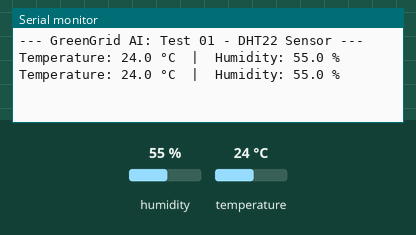
A sketch run on a simulated ESP32. Shown: the last lines printed to the serial monitor. The inputs (shaded band) are chosen by the test bench; at power-on: humidity 55 %, temperature 24 °C.

Above: at 2.8 s.
2.9 s: humidity set to 22 %
At 5.2 s:
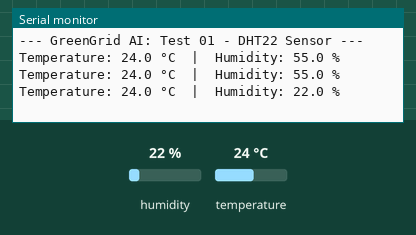
5.6 s: temperature set to 12 °C
At 7.1 s:
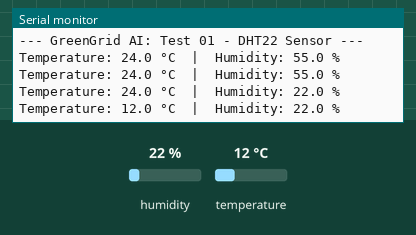
8.3 s: humidity set to 40 %
At 10.5 s:
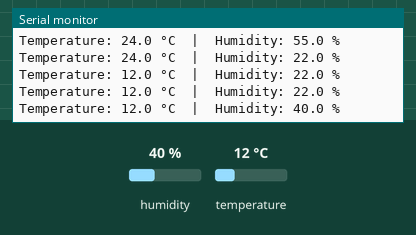
Timing chart, 0 to 12.0 s (numbered marks = the images above; inputs shaded):
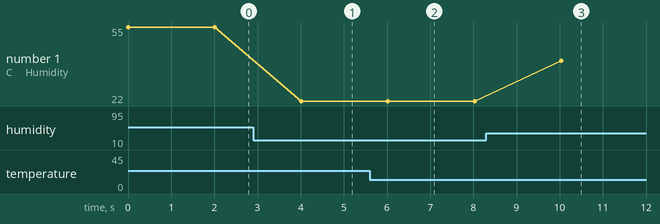

The sketch:

01_test_dht22.ino
```cpp
/* ============================================================
   GreenGrid AI — Hardware Test 01: DHT22 Sensor Module (3-Pin)
   File: iot/tests/01_test_dht22.ino

   Hardware Connections:
   - DHT22 '+' (VCC)  -> ESP32 3.3V (or 5V)
   - DHT22 '-' (GND)  -> ESP32 GND
   - DHT22 'out' (DATA) -> ESP32 GPIO 4
   ============================================================ */

#include "DHT.h"

#define DHTPIN 4
#define DHTTYPE DHT22

DHT dht(DHTPIN, DHTTYPE);

void setup() {
  Serial.begin(115200);
  Serial.println("\n--- GreenGrid AI: Test 01 - DHT22 Sensor ---");
  dht.begin();
}

void loop() {
  float temp = dht.readTemperature();
  float hum  = dht.readHumidity();

  if (isnan(temp) || isnan(hum)) {
    Serial.println("[ERROR] Failed to read from DHT22 sensor! Check wiring.");
  } else {
    Serial.print("Temperature: ");
    Serial.print(temp, 1);
    Serial.print(" °C  |  Humidity: ");
    Serial.print(hum, 1);
    Serial.println(" %");
  }

  delay(2000);
}
```

Measured:
- after the input at 2.9 s, the serial monitor: prints a new line after 1.1 s (image 1)
- after the input at 5.6 s, the serial monitor: prints a new line after 0.42 s (image 2)
- after the input at 8.3 s, the serial monitor: prints a new line after 1.7 s (image 3)
- plotted number 1: 22 → 40 after the input at 8.3 s
